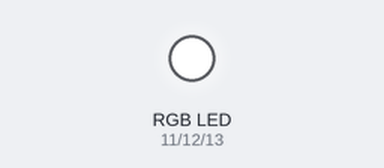
A program run on a simulated Raspberry Pi (header pin numbers). On the bench: an RGB LED mixed from three pins (HIGH = lit). At 0.0 s the program stops and its outputs stay as they are.

Above: at 0.1 s.
Timing chart, 0 to 1.5 s (numbered marks = the images above):
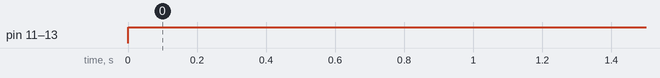

Measured:
- by itself, pin 11 (pin_r), pin 12 (pin_g), pin 13 (pin_b): LOW → HIGH at 0.00 s

The program:

hex.py
```python
#!/usr/bin/evm python
# 11/04/58
# RGB show color from RGB hex
import RPi.GPIO as GPIO
import time

#### Pin led  setup ###
pin_r=11
pin_g=12
pin_b=13
################

GPIO.setmode(GPIO.BOARD)
GPIO.setup(pin_r,GPIO.OUT)
GPIO.setup(pin_g,GPIO.OUT)
GPIO.setup(pin_b,GPIO.OUT)

r=GPIO.PWM(pin_r,60)
g=GPIO.PWM(pin_g,60)
b=GPIO.PWM(pin_b,60)

r.start(100)
g.start(100)
b.start(100)

def hex_to_per(input):
    r_color= float ("{0:.2f}".format((((int (input[0:2],16))/255)*100)))
    g_color= float ("{0:.2f}".format((((int (input[2:4],16))/255)*100)))
    b_color= float ("{0:.2f}".format((((int (input[4:6],16))/255)*100)))
    show(r,r_color)
    show(g,g_color)
    show(b,b_color)

def show(pin,color):
    dc=100-color
    pin.ChangeDutyCycle(dc)
```
